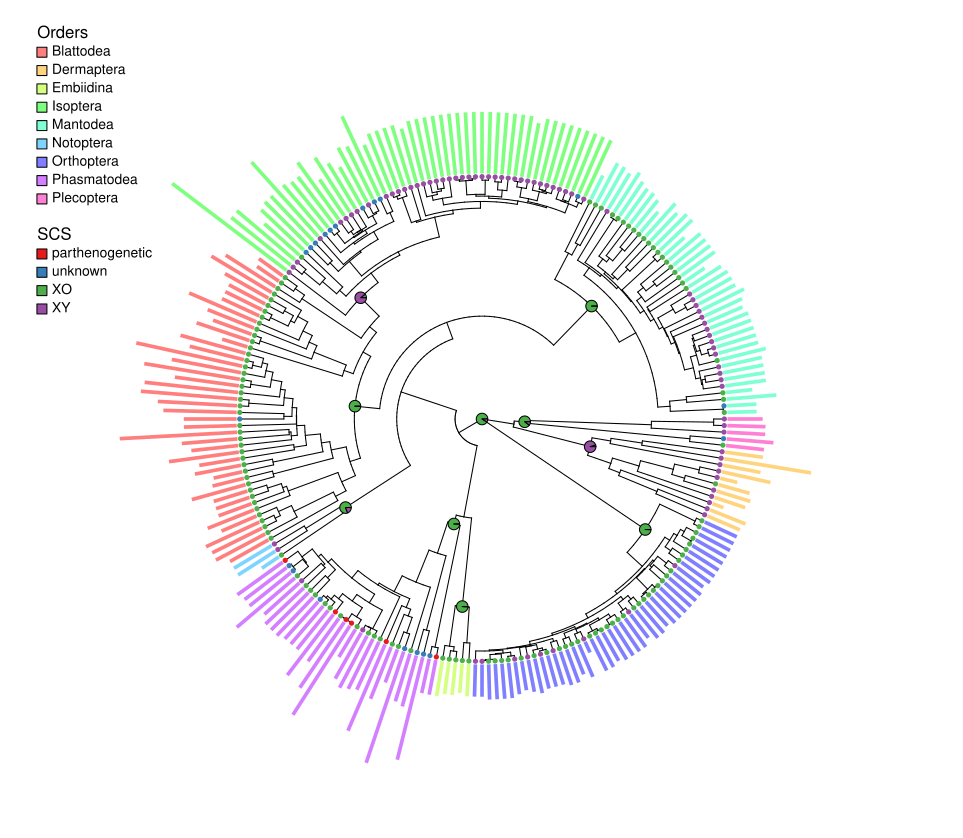

Reproduce this figure in R.
# Terrence Sylvester
# June 21 2020
# pradakshanas@gmail.com

# load libraries
library(phytools)
library(viridis)
library(geiger)

# load helper function
source("../../analysis/rscripts/02.helper.functions.R")

# load ancestral state reconstructions for sex chromosome system
load("../../analysis/results/12.sex.chrom.asr.RData")

# read in tree data
trees <- read.nexus("../../analysis/data/Trees/posterior.trees.nex")

# get a single tree
tree <- trees[[1]]

# read in chromosome data
dat <- GetData(data = "../../analysis/data/chrom.data/chroms.csv",
               trees = "../../analysis/data/Trees/posterior.trees.nex")

# correction for Notoptera
dat$order[dat$order %in% c("Grylloblata", "Mantophasmatodea")] <- "Notoptera"

# chage Xy and complex systems to XY
dat$SCS[dat$SCS %in% c("complex XY",
                       "complex XO",
                       "complex XY|homomorphic",
                       "homomorphic",
                       "XY|homomorphic",
                       "XY")] <- "XY"

# put parthenogenetic reproductive mode in scs data
dat$SCS[dat$sex.system == "parthenogenetic"] <- "parthenogenetic"

# lable taxa whith no data for scs as unknown
dat$SCS[dat$SCS == ""] <- "unknown"

# sort the data table so that the order of the species is same as that of the 
# tree
dat.ordered <- as.data.frame(matrix(data = NA,
                                    nrow = nrow(dat),
                                    ncol = ncol(dat)))

colnames(dat.ordered) <- colnames(dat)

for(i in 1:Ntip(tree)){
  dat.ordered[i,] <- dat[dat$species == tree$tip.label[i],]
}

# get the root of all the orders
ord.roots <- matrix(data = NA, nrow = 10, ncol = 2)
colnames(ord.roots) <- c("order", "root")
ord.roots[,1] <- c(orders,"origin")

for (j in 1:length(orders)) {
  ord.roots[j,2] <- (getMRCA(phy = trees[[1]], 
                             tip = dat$species[dat$order == orders[j]]) - Ntip(trees[[1]]))
}

# get the root of the tree
ord.roots[10,2] <- 1

# get the ancestral states of the orders
asr.orders <- matrix(data = NA, nrow = 10,
                     ncol = 2)
colnames(asr.orders) <- c("XO", "XY")

for (i in 1:9) {
  asr.orders[i,1] <- round(mean(as.numeric(ord.probs[i,-1])),4) * 100
  asr.orders[i,2] <- 100 - asr.orders[i,1]
}

# get the ancestral state at the root of the tree
asr.orders[10,1] <- round(mean(rootState[,1]),4) * 100
asr.orders[10,2] <- 100 - asr.orders[10,1]


# plot the tree
plotTree.wBars(tree = tree,
               x = setNames(dat.ordered$haploid, dat.ordered$species),
               type = "fan",
               scale = 4,
               method = "plotTree",
               width = 5,
               col = rainbow(9, alpha = 0.5)[as.factor(dat.ordered$order)],
               offset = 1,
               border = NA,
               lwd = 1)

# mark nodes
#set node colours
cols <- setNames(c("#4daf4a","#984ea3"), levels(as.factor(c("XO", "XY"))))

nodelabels(node=as.numeric(ord.roots[,2]) + Ntip(trees[[1]]),
           pie= asr.orders,
           piecol=cols,
           cex=.3)

# mark tips
tiplabels(pch = 16,
          col = c("#e41a1c",
                  "#377eb8",
                  "#4daf4a",
                  "#984ea3")[as.factor(dat.ordered$SCS)],
                  cex = .7)

# legend
text(x = -620, y = 525, labels = "Orders",
     pos = 4)

points(x = rep(-600, 9),
       y = seq(from = 500, to = 300, length.out = 9),
       pch = 22,
       bg =rainbow(9, alpha = .5),
       col = "black",
       cex = 1.5)

text(x = rep(-600, 9),
     y = seq(from = 500, to = 300, length.out = 9),
     labels = levels(as.factor(dat.ordered$order)),
     pos = 4,
     cex = .8)

text(x = -620, y = 250, labels = "SCS",
     pos = 4)

points(x = rep(-600, 4),
       y = c(225,200,175,150),
       pch = 22,
       bg = c("#e41a1c","#377eb8","#4daf4a","#984ea3"),
       col = "black",
       cex = 1.5)

text(x = rep(-600, 4),
     y = c(225,200,175,150),
     labels = levels(as.factor(dat.ordered$SCS)),
     pos = 4,
     cex = .8)
